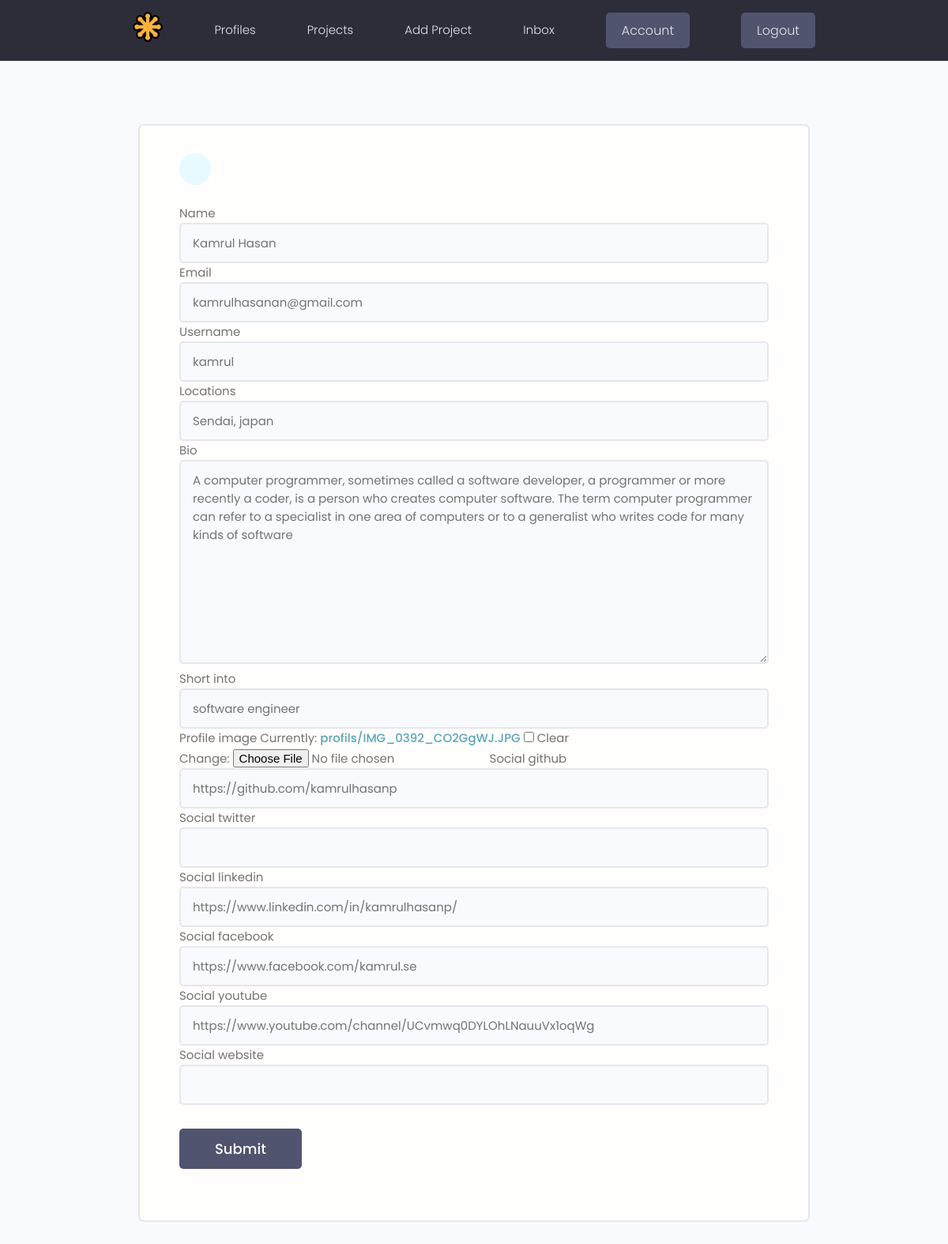
Page /edit-account/ (signed in) on the committed database.
### users/models.py (models this page shows, shortened)
class Profiles(models.Model):
    user = models.OneToOneField(User, on_delete=models.CASCADE,
                                null=True,blank=True)
    name = models.CharField(max_length=100, blank=True, null=True)
    email = models.EmailField(max_length=300, blank=True, null=True)
    username = models.CharField(max_length=100, blank=True, null=True)
    locations = models.CharField(max_length=100, blank=True, null=True)
    short_into = models.CharField(max_length=300, blank=True, null=True)
    bio = models.TextField(blank=True, null=True)
    profile_image = models.ImageField(
                                      null=True, blank=True, upload_to='profils/', default="profiles/user-default.png")
    social_github = models.CharField(max_length=200, blank=True,null=True)
    social_twitter = models.CharField(max_length=200, blank=True,null=True)
    social_linkedin = models.CharField(max_length=200, blank=True,null=True)
    social_facebook = models.CharField(max_length=200, blank=True,null=True)
    social_youtube = models.CharField(max_length=200, blank=True,null=True)
    social_website = models.CharField(max_length=200, blank=True,null=True)
    created = models.DateTimeField(auto_now_add=True)
    id = models.UUIDField(default=uuid.uuid4, unique=True, primary_key=True, editable=False)

### users/views.py (the view)
# urls.py: path('edit-account/', views.editAccount, name='edit-account'),
@login_required(login_url='login')
def editAccount(request):
    profile = request.user.profiles
    form = ProfileForm(instance=profile)
    if request.method == 'POST':
        form = ProfileForm(request.POST, request.FILES, instance=profile)
        if form.is_valid():
            form.save()
            return redirect('account')
    context = {'form': form}
    return render(request, 'users/profile_form.html', context)

### users/forms.py
class ProfileForm(ModelForm):
    class Meta:
        model = Profiles
        fields = ['name', 'email', 'username', 'locations', 'bio','short_into','profile_image',
        'social_github','social_twitter','social_linkedin','social_facebook','social_youtube','social_website']
    def __init__(self, *args, **kwargs):
        super(ProfileForm, self).__init__(*args, **kwargs)
        for name, field in self.fields.items():
            field.widget.attrs.update({'class': 'input'})

### users/templates/users/profile_form.html (shortened to what this page needs)
{% extends 'main.html' %}
{% block content %}
<main class="formPage my-xl">
    <div class="content-box">
        <div class="formWrapper">
            <a class="backButton" href="{% url 'account' %}"></a>
            <br>
            <form class="form" method="POST" action="{% url 'edit-account' %}" enctype="multipart/form-data">
               {% for field in form %}
               {{field.label}}
               {{field}}
               {% endfor %}
                <input class="btn btn--sub btn--lg  my-md" type="submit" value="Submit" />
            </form>
        </div>
    </div>
</main>
{% endblock content %}

### static/styles/app.css (style rules this page uses)
:root { --color-sub: #2d2d39; }
.btn--sub { background-color: var(--color-sub-light); }
.content-box { width: 95%; max-width: 85rem; margin: 0 auto; }
.backButton { background: var(--color-main-light); color: var(--color-main); width: 4rem; height: 4rem; display: flex; align-items: center; justify-content: center; border-radius: 50%; }
.formPage .formWrapper { list-style: none; background: var(--color-white); padding: 3.5rem 5rem; border: 2px solid var(--color-light); border-radius: 0.7rem; }

### static/uikit/styles/modules/_variables.css (style rules this page uses)
:root { --color-main: #5aa5b9; --color-main-light: #e6faff; --color-sub: #3f4156; --color-sub-light: #51546e; --color-sub-lighter: #ededfd; --color-text: #737373; --color-gray: #8b8b8b; --color-light: #e5e7eb; --color-light-gray: #767676; --color-bg: #f8fafd; --color-white: #fffefd; --color-white-light: #f3f3f3; --color-success: #359e64; --color-success-bg: #def8e8; --color-error: #fc4b0b; --color-error-bg: #fff2ee; --font-base: 'Poppins', arial, helvetica, 'Segoe UI', roboto, ubuntu, sans-serif; --font-monospace: 'Fira Code', 'Courier New', courier, monospace; --font-regular: 300; --font-medium: 500; --font-bold: 700; --generic-shadow: 1px 1px 5px #00000010; --generic-transition: all 0.3s ease-in-out; }

### static/uikit/styles/modules/_base.css (style rules this page uses)
* { margin: 0; padding: 0; box-sizing: border-box; text-rendering: optimizeLegibility; color: inherit; font-size: inherit; }
html { font-size: 50%; }
@media only screen and (min-width: 480px) { html { font-size: 56.25%; } }
@media only screen and (min-width: 1200px) { html { font-size: 62.5%; } }
body { line-height: 1.6; font-weight: 400; font-size: 1.5rem; color: var(--color-text); background-color: var(--color-bg); min-height: 100vh; }

### static/uikit/styles/modules/_typography.css (style rules this page uses)
* { font-family: var(--font-base); }
a { padding-bottom: 2px; text-decoration: none; display: inline-block; color: var(--color-main); font-weight: var(--font-medium); }

### static/uikit/styles/modules/_utilities.css (style rules this page uses)
.my-md { margin: 3rem auto; }
.my-xl { margin: 8rem auto; }

### static/uikit/styles/modules/_button.css (style rules this page uses)
.btn { display: inline-block; position: relative; cursor: pointer; background-color: var(--color-light); font-weight: var(--font-medium); color: var(--color-sub); text-decoration: none; padding: 1rem 2rem; border-radius: 0.5rem; border: none; width: -webkit-fit-content; width: -moz-fit-content; width: fit-content; height: -webkit-fit-content; height: -moz-fit-content; height: fit-content; font-size: 1.6rem; outline-width: 0; outline-color: transparent; -webkit-backface-visibility: hidden; backface-visibility: hidden; transition: all 0.3s ease-in-out; }
.btn--sub { background-color: var(--color-sub); color: var(--color-white); }
.btn--lg { font-size: 1.8rem; padding: 1.2rem 4.5rem; }

### static/uikit/styles/modules/_form.css (style rules this page uses)
.form { display: block; }
input.input[type='text'], input.input[type='email'], input.input[type='password'], input.input[type='number'], textarea.input { min-width: 24rem; width: 100%; padding: 1.2rem 1.5rem; border-radius: 0.5rem; border: 2px solid var(--color-light); transition: all 0.3s ease-in-out; background-color: var(--color-bg); }

### rows in the picture
Profiles: form "Kamrul Hasan" "kamrulhasanan@gmail.com" "kamrul" "Sendai, japan" "A computer programmer, sometimes called a software developer, a programmer or more recently a coder, is a person who creates computer software. The term computer programmer can refer to a specialist in one area of computers or to a generalist who writes code for many kinds of software" "software engineer" "https://github.com/kamrulhasanp" "https://www.linkedin.com/in/kamrulhasanp/" "https://www.facebook.com/kamrul.se" "https://www.youtube.com/channel/UCvmwq0DYLOhLNauuVx1oqWg"

### other values in the picture
{{ field.label }} "Name" "Email" "Username" "Locations" "Bio" "Short into" "Profile image" "Social github" "Social twitter" "Social linkedin" "Social facebook" "Social youtube" "Social website"
